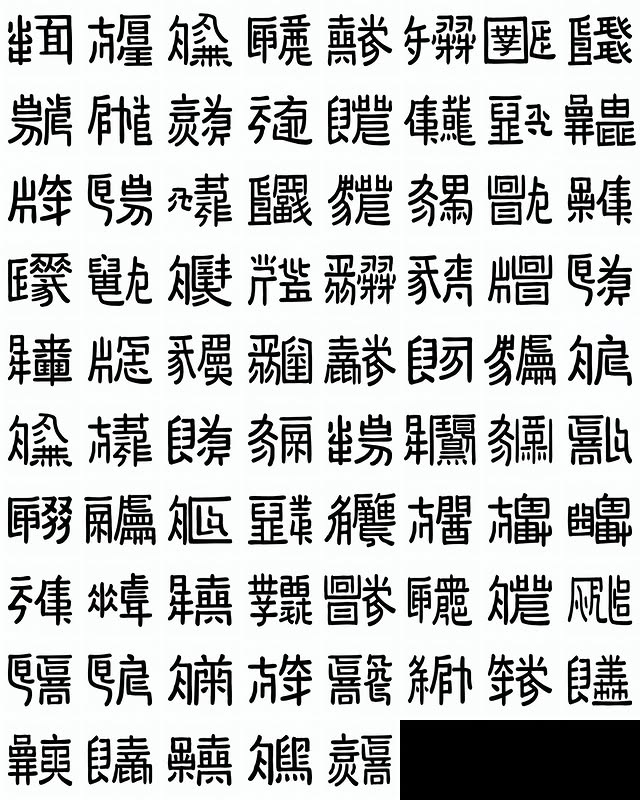
#> input picture full_set/6.jpg, 640 x 800 px
$ python split_next.py
#> lines starting #> are read from the running program, lines starting #| are printed output that depends on the picture
import os
from PIL import Image


def split_image(
    image_path: str, columns: int, rows: int, output_dir="split", start=0, skip=0
):
    # Open the image
#> called with image_path = '6.jpg', columns = 8, rows = 10, output_dir = 'split', start = 4048, skip = 3
    img = Image.open(image_path)
#> img is the input picture: PIL image 640x800 RGB; mean R, G, B 188.8, 190.1, 189.5
    width, height = img.size
#> width = 640; height = 800

    # Compute size of each sub-image
    sub_width = width // columns
#> sub_width = 80
    sub_height = height // rows
#> sub_height = 80

    # Make output directory
    os.makedirs(output_dir, exist_ok=True)

    # Loop over grid and save each tile
    count = start
    save_list = []
    for row in range(rows):
        for col in range(columns):
            left = col * sub_width
            upper = row * sub_height
            right = left + sub_width
            lower = upper + sub_height
            tile = img.crop((left, upper, right, lower))
            save_list.append((tile, f"{count}.png"))
            count += 1
#> after the loop, count = 4128; save_list = 80 items

    for tile, filename in save_list[:-skip] if skip > 0 else save_list:
        tile.save(os.path.join(output_dir, filename))
#> this loop made 77 passes
#> filename on passes 1 to 12: '4048.png', '4049.png', '4050.png', '4051.png', '4052.png', '4053.png', '4054.png', '4055.png', '4056.png', '4057.png', '4058.png', '4059.png'

    print(f"Saved {image_path} images to '{output_dir}'.")
#| Saved 6.jpg images to 'split'.


split_image("6.jpg", columns=8, rows=10, output_dir="split", start=4048, skip=3)
split_image("7.jpg", columns=15, rows=15, output_dir="split", start=4125, skip=0)
#> call 2 of split_image, with image_path = '7.jpg', columns = 15, rows = 15, output_dir = 'split', start = 4125, skip = 0
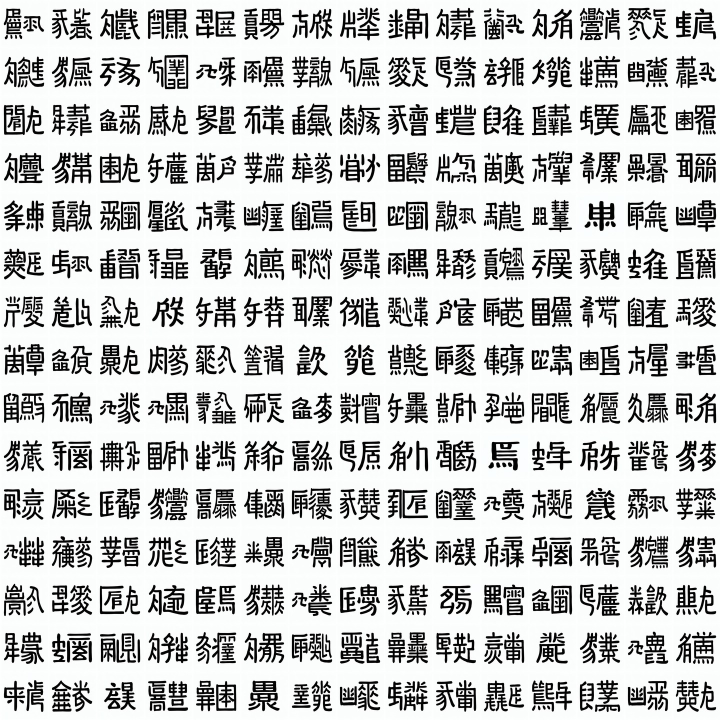
#> input picture full_set/7.jpg, 1440 x 1440 px (shown at 1/2 size)
#> in split_image, img is the input picture: PIL image 1440x1440 RGB; mean R, G, B 196.3, 197.5, 196.9
#> after the loop in split_image (call 2), `for row in range(rows):`: count = 4350; save_list = 225 items
#> the loop in split_image (call 2), `for tile, filename in save_list[:-skip] if skip > 0 else save_list:` made 225 passes
#> filename on passes 1 to 3: '4125.png', '4126.png', '4127.png'
#| Saved 7.jpg images to 'split'.
split_image(
    "8.jpg", columns=15, rows=15, output_dir="split", start=4125 + 1 * 15 * 15, skip=0
)
#> call 3 of split_image, with image_path = '8.jpg', columns = 15, rows = 15, output_dir = 'split', start = 4350, skip = 0
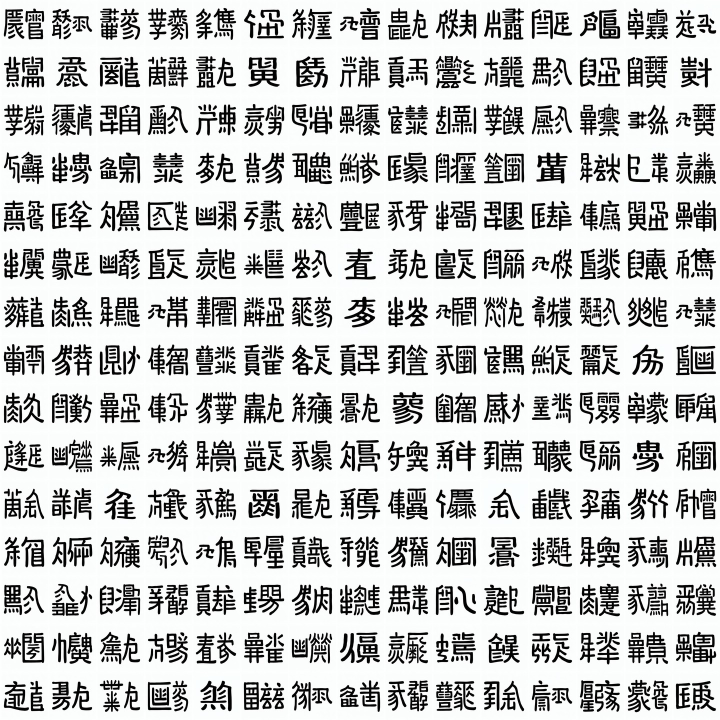
#> input picture full_set/8.jpg, 1440 x 1440 px (shown at 1/2 size)
#> in split_image, img is the input picture: PIL image 1440x1440 RGB; mean R, G, B 196.7, 197.9, 197.4
#> after the loop in split_image (call 3), `for row in range(rows):`: count = 4575
#> the loop in split_image (call 3), `for tile, filename in save_list[:-skip] if skip > 0 else save_list:` made 225 passes
#> filename on passes 1 to 3: '4350.png', '4351.png', '4352.png'
#> pass 1, in split_image (call 3), `tile.save(os.path.join(output_dir, filename))`:
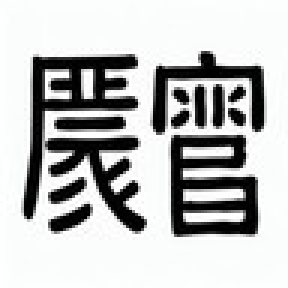
#> saved as 4350.png: PIL image 96x96 RGB (shown 3 times larger); mean R, G, B 188.6, 189.6, 189.1
#| Saved 8.jpg images to 'split'.
split_image(
    "9.jpg", columns=15, rows=15, output_dir="split", start=4125 + 2 * 15 * 15, skip=0
)
#> call 4 of split_image, with image_path = '9.jpg', columns = 15, rows = 15, output_dir = 'split', start = 4575, skip = 0
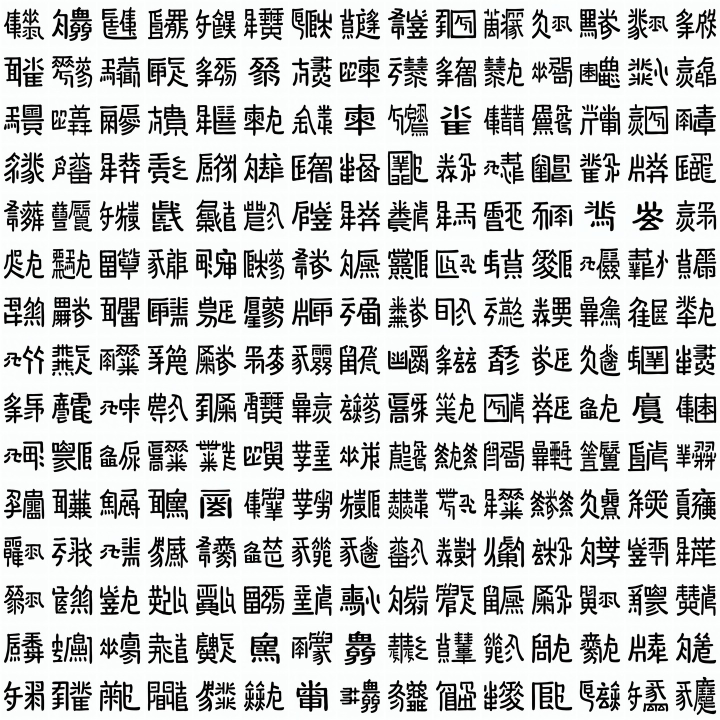
#> input picture full_set/9.jpg, 1440 x 1440 px (shown at 1/2 size)
#> in split_image, img is the input picture: PIL image 1440x1440 RGB; mean R, G, B 197.5, 198.7, 198.1
#> after the loop in split_image (call 4), `for row in range(rows):`: count = 4800
#> the loop in split_image (call 4), `for tile, filename in save_list[:-skip] if skip > 0 else save_list:` made 225 passes
#> filename on passes 1 to 3: '4575.png', '4576.png', '4577.png'
#| Saved 9.jpg images to 'split'.
split_image(
    "10.jpg", columns=15, rows=15, output_dir="split", start=4125 + 3 * 15 * 15, skip=0
)
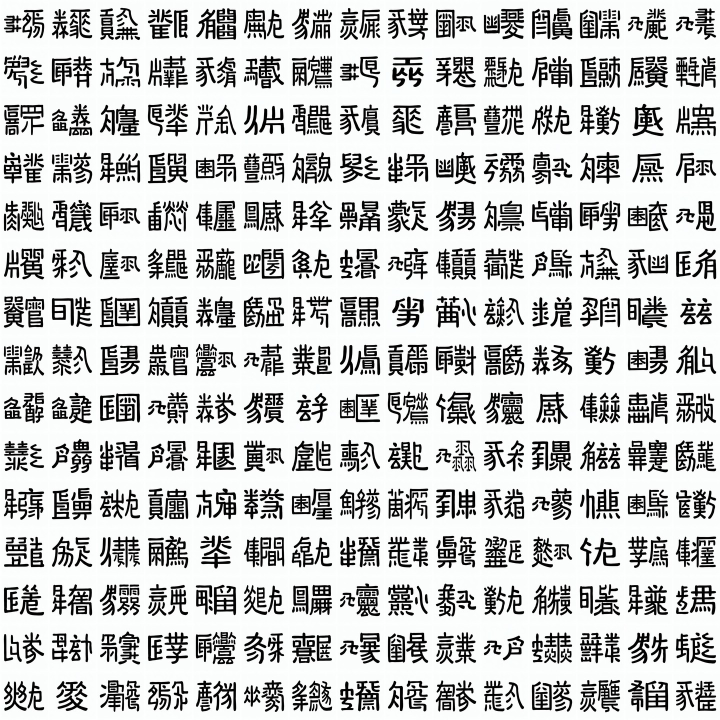
#> input picture full_set/10.jpg, 1440 x 1440 px (shown at 1/2 size)
#> in split_image, img is the input picture: PIL image 1440x1440 RGB; mean R, G, B 196.8, 198, 197.4
#> after the loop in split_image (call 5), `for row in range(rows):`: count = 5025
#> the loop in split_image (call 5), `for tile, filename in save_list[:-skip] if skip > 0 else save_list:` made 225 passes
#> filename on passes 1 to 3: '4800.png', '4801.png', '4802.png'
#| Saved 10.jpg images to 'split'.
split_image(
    "11.jpg", columns=15, rows=15, output_dir="split", start=4125 + 4 * 15 * 15, skip=0
)
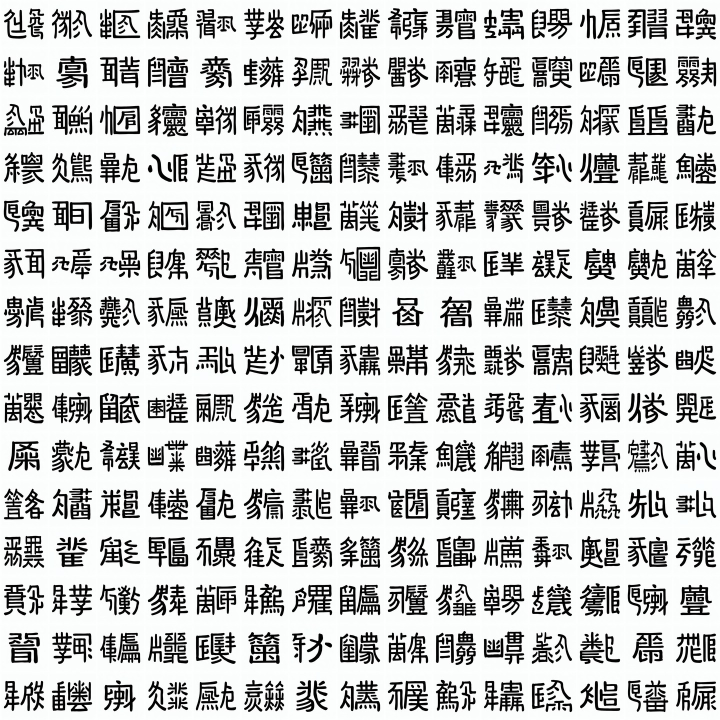
#> input picture full_set/11.jpg, 1440 x 1440 px (shown at 1/2 size)
#> in split_image, img is the input picture: PIL image 1440x1440 RGB; mean R, G, B 196.1, 197.3, 196.7
#> after the loop in split_image (call 6), `for row in range(rows):`: count = 5250
#> the loop in split_image (call 6), `for tile, filename in save_list[:-skip] if skip > 0 else save_list:` made 225 passes
#> filename on passes 1 to 3: '5025.png', '5026.png', '5027.png'
#> pass 2, in split_image (call 6), `tile.save(os.path.join(output_dir, filename))`:
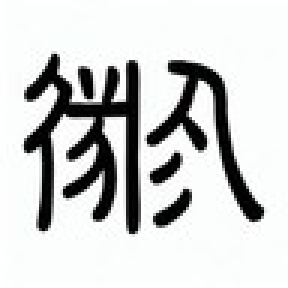
#> saved as 5026.png: PIL image 96x96 RGB (shown 3 times larger); mean R, G, B 207.6, 209, 208.4
#| Saved 11.jpg images to 'split'.
#> (the run stopped early here; a loop or call above may not have finished)
